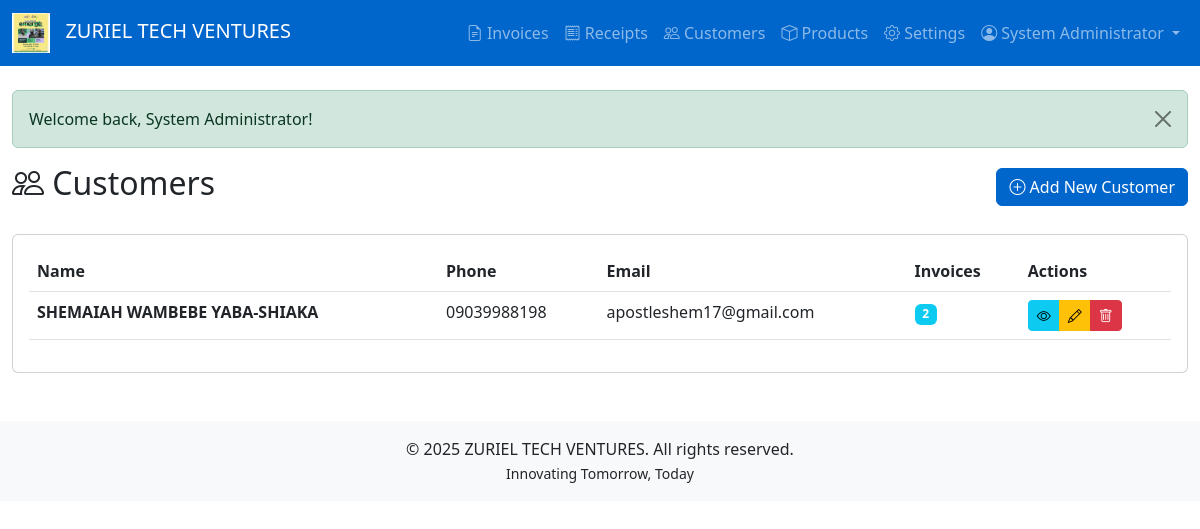
The page /customers (signed in) on the database its author committed.
### tables this page shows
CREATE TABLE `customers` (
  `id` int(11) NOT NULL,
  `name` varchar(255) NOT NULL,
  `address` text DEFAULT NULL,
  `phone` varchar(50) DEFAULT NULL,
  `email` varchar(255) DEFAULT NULL,
  `created_at` timestamp NOT NULL DEFAULT current_timestamp(),
  `updated_at` timestamp NOT NULL DEFAULT current_timestamp() ON UPDATE current_timestamp()
);

### app/controllers/CustomerController.php (called while the page is built, shortened)
<?php
require_once __DIR__ . '/../models/Customer.php';
class CustomerController extends ProtectedController {
    private $customerModel;
    public function __construct($db) {
        $this->customerModel = new Customer($db);
    }
    public function index() {
        $customers = $this->customerModel->getWithInvoiceCount();
        $this->view('customers/index', [
            'customers' => $customers,
            'flash' => $this->getFlash()
        ]);
    }
}
?>

### config/config.php (called while the page is built, shortened)
<?php
class Config {
    public static function url($path = '') {
        $scriptPath = str_replace('\\', '/', dirname($_SERVER['SCRIPT_NAME']));
        $basePath = str_replace('/public', '', $scriptPath);
        $path = ltrim($path, '/');
        return $basePath . ($path ? '/' . $path : '');
    }
}
?>

### app/models/model.php (called while the page is built, shortened)
<?php
class Model {
    public function __construct($db) {
        $this->db = $db;
    }
}
?>

### app/models/customer.php (called while the page is built, shortened)
<?php
require_once __DIR__ . '/Model.php';
class Customer extends Model {
    public function getWithInvoiceCount() {
        $sql = "
            SELECT c.*, COUNT(i.id) as invoice_count
            FROM customers c
            LEFT JOIN invoices i ON c.id = i.customer_id
            GROUP BY c.id
            ORDER BY c.created_at DESC
        ";
        $stmt = $this->db->query($sql);
        return $stmt->fetchAll();
    }
}
?>

### app/views/customers/index.php (the view)
<?php require_once __DIR__ . '/../layouts/header.php'; ?>
<div class="row">
    <div class="col-12">
        <div class="d-flex justify-content-between align-items-center mb-4">
            <h2><i class="bi bi-people"></i> Customers</h2>
            <a href="<?php echo Config::url('customers/create'); ?>" class="btn btn-primary">
                <i class="bi bi-plus-circle"></i> Add New Customer
            </a>
        </div>
        <div class="card">
            <div class="card-body">
                <?php if (empty($customers)): ?>
                    <div class="alert alert-info">
                        <i class="bi bi-info-circle"></i> No customers found. <a href="<?php echo Config::url('customers/create'); ?>">Add your first customer</a>
                    </div>
                <?php else: ?>
                    <div class="table-responsive">
                        <table class="table table-hover">
                            <thead>
                                <tr>
                                    <th>Name</th>
                                    <th>Phone</th>
                                    <th>Email</th>
                                    <th>Invoices</th>
                                    <th>Actions</th>
                                </tr>
                            </thead>
                            <tbody>
                                <?php foreach ($customers as $customer): ?>
                                    <tr>
                                        <td><strong><?php echo htmlspecialchars($customer['name']); ?></strong></td>
                                        <td><?php echo htmlspecialchars($customer['phone'] ?? '-'); ?></td>
                                        <td><?php echo htmlspecialchars($customer['email'] ?? '-'); ?></td>
                                        <td>
                                            <span class="badge bg-info"><?php echo $customer['invoice_count'] ?? 0; ?></span>
                                        </td>
                                        <td>
                                            <div class="btn-group btn-group-sm">
                                                <a href="<?php echo Config::url('customers/view/' . $customer['id']); ?>"
                                                   class="btn btn-info" title="View">
                                                    <i class="bi bi-eye"></i>
                                                </a>
                                                <a href="<?php echo Config::url('customers/edit/' . $customer['id']); ?>"
                                                   class="btn btn-warning" title="Edit">
                                                    <i class="bi bi-pencil"></i>
                                                </a>
                                                <a href="<?php echo Config::url('customers/delete/' . $customer['id']); ?>"
                                                   class="btn btn-danger" title="Delete"
                                                   onclick="return confirm('Delete this customer?')">
                                                    <i class="bi bi-trash"></i>
                                                </a>
                                            </div>
                                        </td>
                                    </tr>
                                <?php endforeach; ?>
                            </tbody>
                        </table>
                    </div>
                <?php endif; ?>
            </div>
        </div>
    </div>
</div>
<?php require_once __DIR__ . '/../layouts/footer.php'; ?>

### rows shown on the page
customers: name "SHEMAIAH WAMBEBE YABA-SHIAKA", phone "09039988198", email "apostleshem17@gmail.com", invoice_count "2"

### other values the page prints
Config::get('COMPANY_NAME') "ZURIEL TECH VENTURES"
$_SESSION['full_name'] "System Administrator"
$flash['message'] "Welcome back, System Administrator!"
Config::get('COMPANY_TAGLINE') "Innovating Tomorrow, Today"
